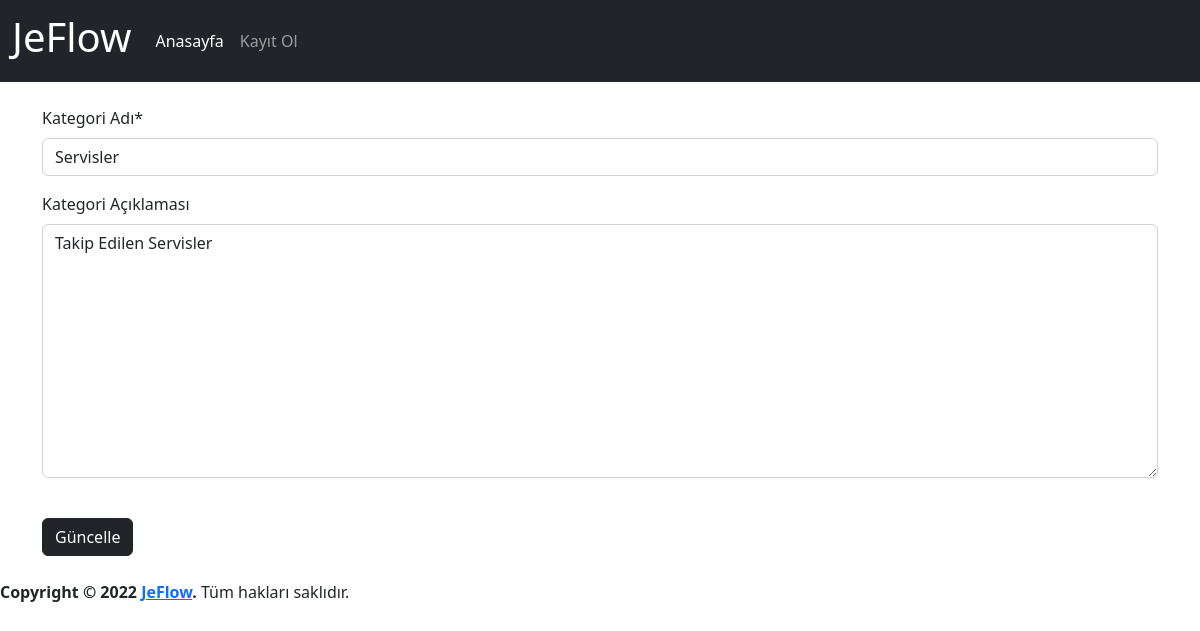
/category/1, run on an earlier commit of the app's database.
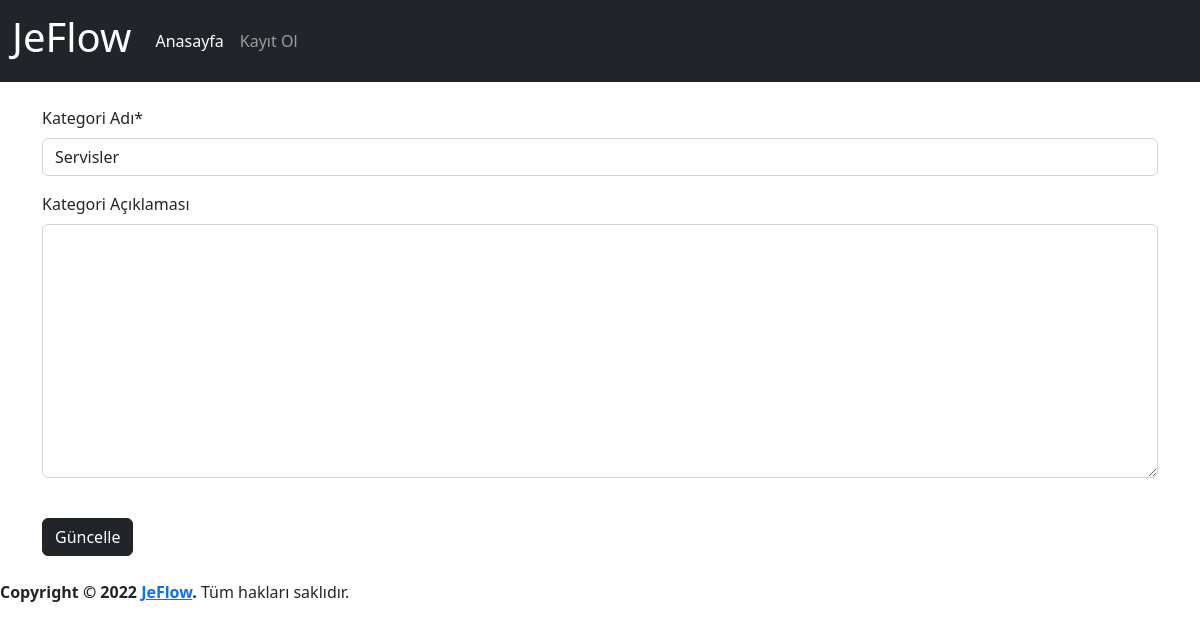
And on a later commit of the database.
### app/models.py (models this page shows, shortened)
class Category(models.Model):
    name=models.CharField(max_length=500,verbose_name='Kategori Adı')
    description=models.TextField(verbose_name='Kategori Açıklaması', blank=True, null=True)
    created_date=models.DateTimeField(auto_now_add=True, verbose_name='Oluşturulma Tarihi')
    user=models.ForeignKey(User,on_delete=models.CASCADE,verbose_name='Kullanıcı', blank=True, null=True)
    class Meta:
        verbose_name='Kategori'
        verbose_name_plural="Kategoriler"

### app/views.py (the view, shortened to what this page needs)
# urls.py: path('category/<int:category_id>', views.category_detail, name='category_detail'),
def category_detail(request,category_id):
    category=get_object_or_404(Category,pk=category_id)
    category_form=CategoryForm(instance=category)
    context={
        'category_form':category_form,
        'category':category
    }
    return render(request,'app/category_detail.html',context)

### app/forms.py
class CategoryForm(forms.ModelForm):
    class Meta:
        model=Category
        fields=('name','description')

### templates/app/category_detail.html (shortened to what this page needs)
{% extends 'layout.html' %}
{% load humanize %}
{% block content %}
{% load crispy_forms_tags %}
<div class="row">
    <form action="{% url 'category_detail' category.id %}" method="POST">
        {{category_form|crispy}}
        <button class="btn btn-dark my-4" type="submit">Güncelle</button>
    </form>
</div>
{% endblock %}

What changed in the data, as far as the page shows it:
changed Category "Servisler": description "Takip Edilen Servisler" → (not shown)
